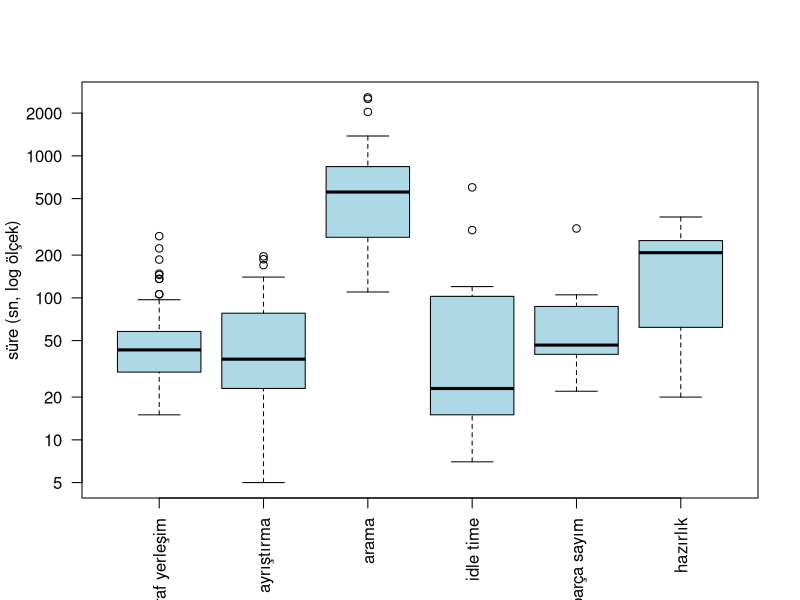
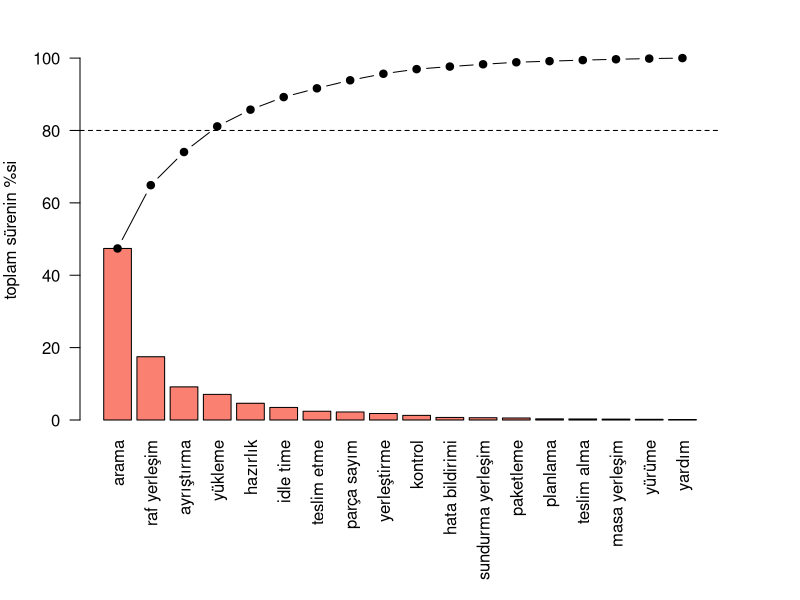
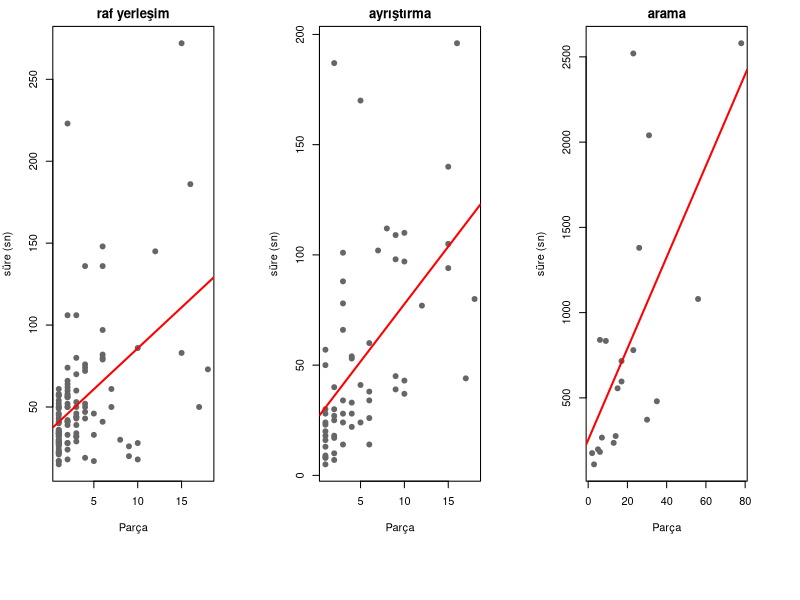
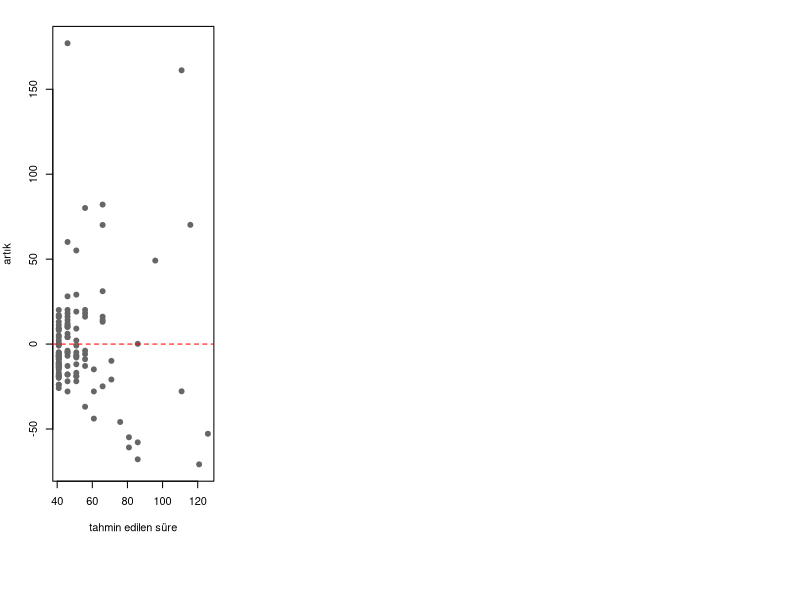
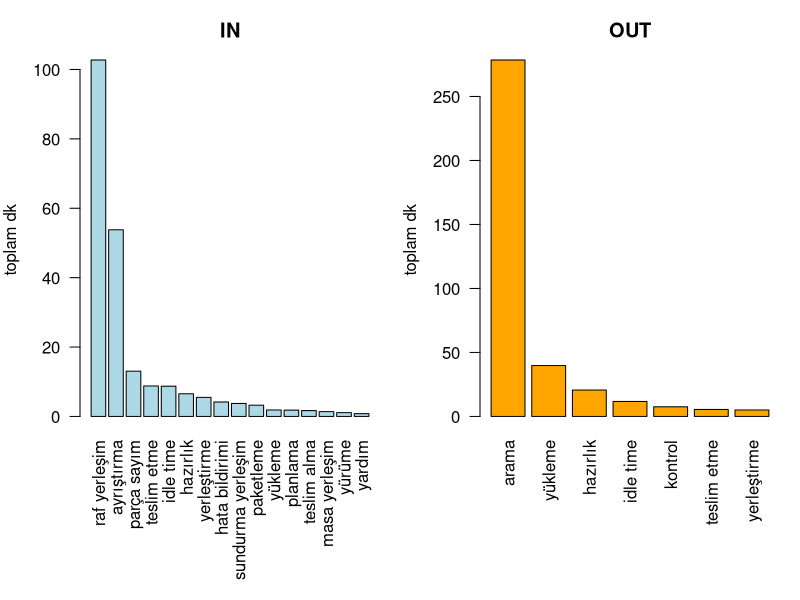

The R script that drew these images, in order:
## ---- chunk 1
library(readxl)

df <- read_excel("data/TIME_STUDY.xlsx")

# sutun adlarini kisalttim, kodda yazmasi kolay olsun diye
names(df) <- c("tarih", "akis", "yon", "soir", "aktivite", "sure", "parca", "kisi")

nrow(df)
table(df$yon)
## ---- chunk 2
n_gozlem <- tapply(df$sure, df$aktivite, length)
ortalama <- tapply(df$sure, df$aktivite, mean)
medyan   <- tapply(df$sure, df$aktivite, median)
st_sapma <- tapply(df$sure, df$aktivite, sd)

ozet <- data.frame(n = as.numeric(n_gozlem),
                   ortalama = round(ortalama, 1),
                   medyan = as.numeric(medyan),
                   st_sapma = round(st_sapma, 1))
ozet <- ozet[order(-ozet$n), ]

knitr::kable(ozet, caption = "Aktivite bazında özet istatistikler (saniye)")
## ---- chunk 3
#| fig-cap: "En sık gözlenen 6 aktivitenin süre dağılımı (log ölçek)"
top6 <- rownames(ozet)[1:6]
boxplot(sure ~ factor(aktivite, levels = top6),
        data = df[df$aktivite %in% top6, ],
        log = "y", las = 2, col = "lightblue",
        xlab = "", ylab = "süre (sn, log ölçek)")
## ---- chunk 4
toplam <- sort(tapply(df$sure, df$aktivite, sum), decreasing = TRUE)
yuzde <- 100 * toplam / sum(toplam)
kumulatif <- cumsum(yuzde)

pareto_tablo <- data.frame(toplam_dk = round(toplam / 60, 1),
                           yuzde = round(yuzde, 1),
                           kumulatif = round(kumulatif, 1))

knitr::kable(head(pareto_tablo, 6), caption = "Toplam sürenin aktivitelere dağılımı")
## ---- chunk 5
#| fig-cap: "Pareto grafiği: kesikli çizgi %80 sınırı"
par(mar = c(9, 4, 2, 4))
cb <- barplot(yuzde, las = 2, col = "salmon", ylim = c(0, 105),
              ylab = "toplam sürenin %si")
lines(cb, kumulatif, type = "b", pch = 19)
abline(h = 80, lty = 2)
## ---- chunk 6
kayip <- sum(df$sure[df$aktivite %in% c("idle time", "yürüme", "yardım")])
verimli <- sum(df$sure) - kayip
allowance <- kayip / verimli

std_hesap <- function(ad) {
  x <- df$sure[df$aktivite == ad]
  ga <- t.test(x)$conf.int   # %95 guven araligi
  data.frame(aktivite = ad, n = length(x),
             ortalama = round(mean(x), 1),
             ga_alt = round(ga[1], 1), ga_ust = round(ga[2], 1),
             standart_zaman = round(mean(x) * (1 + allowance), 1))
}

st_tablo <- rbind(std_hesap("raf yerleşim"),
                  std_hesap("ayrıştırma"),
                  std_hesap("arama"))

knitr::kable(st_tablo, caption = "Standart zamanlar (sn), allowance = %3.9")
## ---- chunk 7
raf <- df[df$aktivite == "raf yerleşim" & !is.na(df$soir), ]
ayr <- df[df$aktivite == "ayrıştırma" & !is.na(df$soir), ]
ara <- df[df$aktivite == "arama" & !is.na(df$soir), ]

korelasyon <- data.frame(
  aktivite = c("raf yerleşim", "ayrıştırma", "arama"),
  n = c(nrow(raf), nrow(ayr), nrow(ara)),
  korelasyon = round(c(cor(raf$soir, raf$sure),
                       cor(ayr$soir, ayr$sure),
                       cor(ara$soir, ara$sure)), 2))

knitr::kable(korelasyon, caption = "Parça miktarı ile süre arasındaki korelasyon")
## ---- chunk 8
model_raf <- lm(sure ~ soir, data = raf)
model_ayr <- lm(sure ~ soir, data = ayr)
model_ara <- lm(sure ~ soir, data = ara)

# log donusumlu alternatif modeller
model_raf_log <- lm(log(sure) ~ soir, data = raf)
model_ayr_log <- lm(log(sure) ~ soir, data = ayr)
model_ara_log <- lm(log(sure) ~ soir, data = ara)

model_ozet <- function(model, log_model, ad) {
  s <- summary(model)
  data.frame(aktivite = ad,
             katsayi = round(coef(model)[2], 2),
             p_degeri = signif(s$coefficients[2, 4], 2),
             R2 = round(s$r.squared, 2),
             log_R2 = round(summary(log_model)$r.squared, 2))
}

karsilastirma <- rbind(
  model_ozet(model_raf, model_raf_log, "raf yerleşim"),
  model_ozet(model_ayr, model_ayr_log, "ayrıştırma"),
  model_ozet(model_ara, model_ara_log, "arama"))

knitr::kable(karsilastirma, row.names = FALSE,
             caption = "Regresyon modellerinin karşılaştırması")
## ---- chunk 9
summary(model_raf)
## ---- chunk 10
#| fig-cap: "Parça miktarı ile süre ilişkisi (kırmızı: regresyon doğrusu)"
par(mfrow = c(1, 3))
plot(raf$soir, raf$sure, pch = 19, col = "gray40",
     xlab = "Parça", ylab = "süre (sn)", main = "raf yerleşim")
abline(model_raf, col = "red", lwd = 2)
plot(ayr$soir, ayr$sure, pch = 19, col = "gray40",
     xlab = "Parça", ylab = "süre (sn)", main = "ayrıştırma")
abline(model_ayr, col = "red", lwd = 2)
plot(ara$soir, ara$sure, pch = 19, col = "gray40",
     xlab = "Parça", ylab = "süre (sn)", main = "arama")
abline(model_ara, col = "red", lwd = 2)
## ---- chunk 11
#| fig-cap: "Raf yerleşim modeli artık grafiği"
plot(fitted(model_raf), resid(model_raf), pch = 19, col = "gray40",
     xlab = "tahmin edilen süre", ylab = "artık")
abline(h = 0, lty = 2, col = "red")
## ---- chunk 12
#| fig-cap: "Yön bazında toplam süre dağılımı"
par(mfrow = c(1, 2), mar = c(9, 4, 3, 1))
in_t  <- sort(tapply(df$sure[df$yon == "IN"],  df$aktivite[df$yon == "IN"],  sum),
              decreasing = TRUE)
out_t <- sort(tapply(df$sure[df$yon == "OUT"], df$aktivite[df$yon == "OUT"], sum),
              decreasing = TRUE)
barplot(in_t / 60,  las = 2, col = "lightblue", main = "IN",  ylab = "toplam dk")
barplot(out_t / 60, las = 2, col = "orange",    main = "OUT", ylab = "toplam dk")
